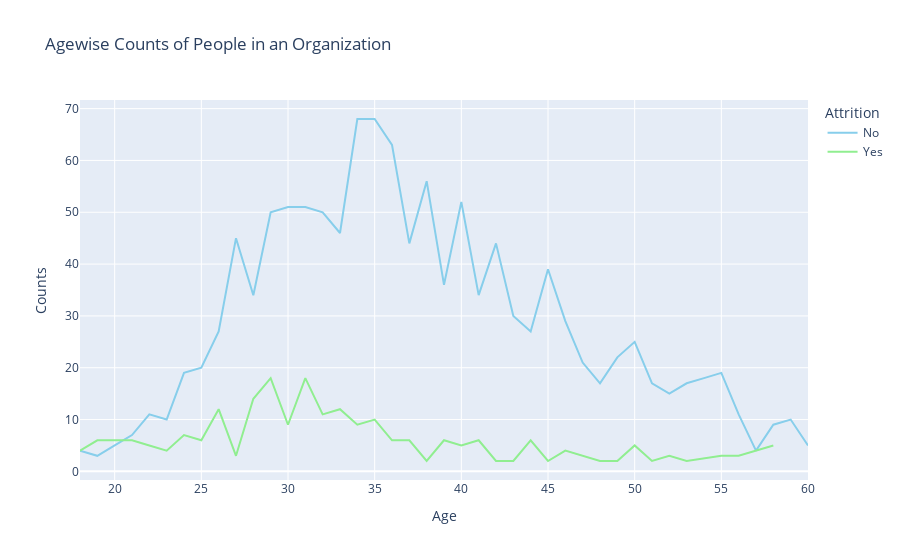

Here is the notebook cell this chart was saved with:
### Code cell
#Show the number of employees that left and stayed by age
color_map = {'Yes': 'lightgreen', 'No': 'skyblue'}
age_att = df.groupby(['Age','Attrition']).apply(lambda x:x['DailyRate'].count()).reset_index(name='Counts')
px.line(age_att, x='Age', y='Counts', color='Attrition', title='Agewise Counts of People in an Organization',
              color_discrete_map=color_map)

### Figure 1 — Plotly figure (JSON) as saved in the notebook; plotly's stock layout.template omitted (floating-point values rounded to 4 significant figures)
{"data": [{"hovertemplate": "Attrition=No<br>Age=%{x}<br>Counts=%{y}<extra></extra>", "legendgroup": "No", "line": {"color": "skyblue", "dash": "solid"}, "marker": {"symbol": "circle"}, "mode": "lines", "name": "No", "orientation": "v", "showlegend": true, "type": "scatter", "x": [18, 19, 20, 21, 22, 23, 24, 25, 26, 27, 28, 29, 30, 31, 32, 33, 34, 35, 36, 37, 38, 39, 40, 41, 42, 43, 44, 45, 46, 47, 48, 49, 50, 51, 52, 53, 54, 55, 56, 57, 58, 59, 60], "xaxis": "x", "y": [4, 3, 5, 7, 11, 10, 19, 20, 27, 45, 34, 50, 51, 51, 50, 46, 68, 68, 63, 44, 56, 36, 52, 34, 44, 30, 27, 39, 29, 21, 17, 22, 25, 17, 15, 17, 18, 19, 11, 4, 9, 10, 5], "yaxis": "y"}, {"hovertemplate": "Attrition=Yes<br>Age=%{x}<br>Counts=%{y}<extra></extra>", "legendgroup": "Yes", "line": {"color": "lightgreen", "dash": "solid"}, "marker": {"symbol": "circle"}, "mode": "lines", "name": "Yes", "orientation": "v", "showlegend": true, "type": "scatter", "x": [18, 19, 20, 21, 22, 23, 24, 25, 26, 27, 28, 29, 30, 31, 32, 33, 34, 35, 36, 37, 38, 39, 40, 41, 42, 43, 44, 45, 46, 47, 48, 49, 50, 51, 52, 53, 55, 56, 58], "xaxis": "x", "y": [4, 6, 6, 6, 5, 4, 7, 6, 12, 3, 14, 18, 9, 18, 11, 12, 9, 10, 6, 6, 2, 6, 5, 6, 2, 2, 6, 2, 4, 3, 2, 2, 5, 2, 3, 2, 3, 3, 5], "yaxis": "y"}], "layout": {"legend": {"title": {"text": "Attrition"}, "tracegroupgap": 0}, "title": {"text": "Agewise Counts of People in an Organization"}, "xaxis": {"anchor": "y", "domain": [0, 1], "title": {"text": "Age"}}, "yaxis": {"anchor": "x", "domain": [0, 1], "title": {"text": "Counts"}}}}
